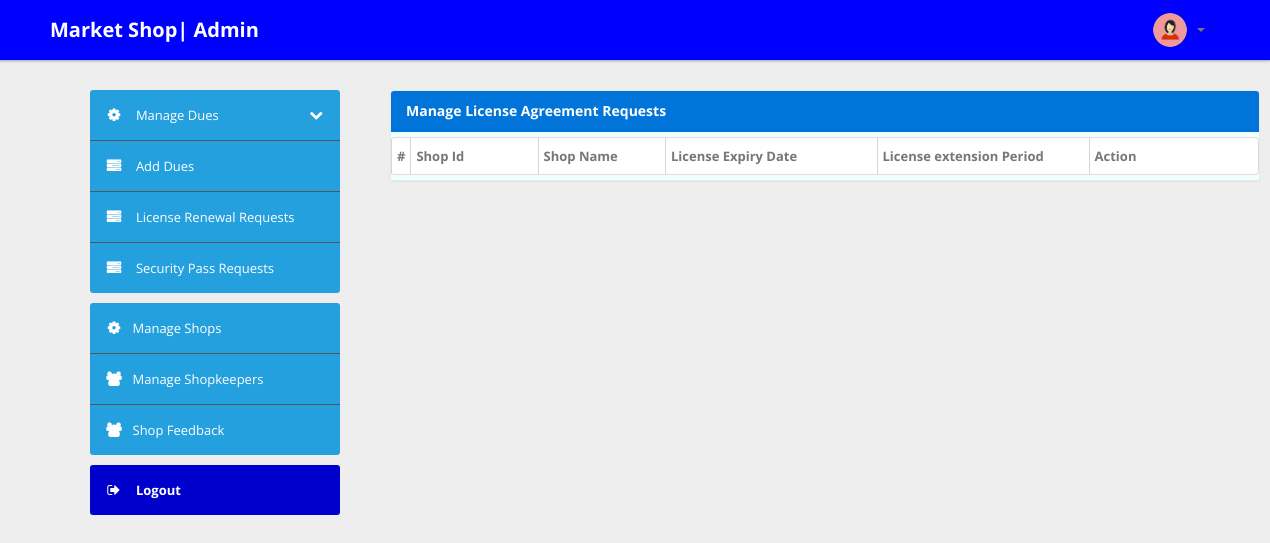
Before: /admin/license.php (signed in) with the older database file.
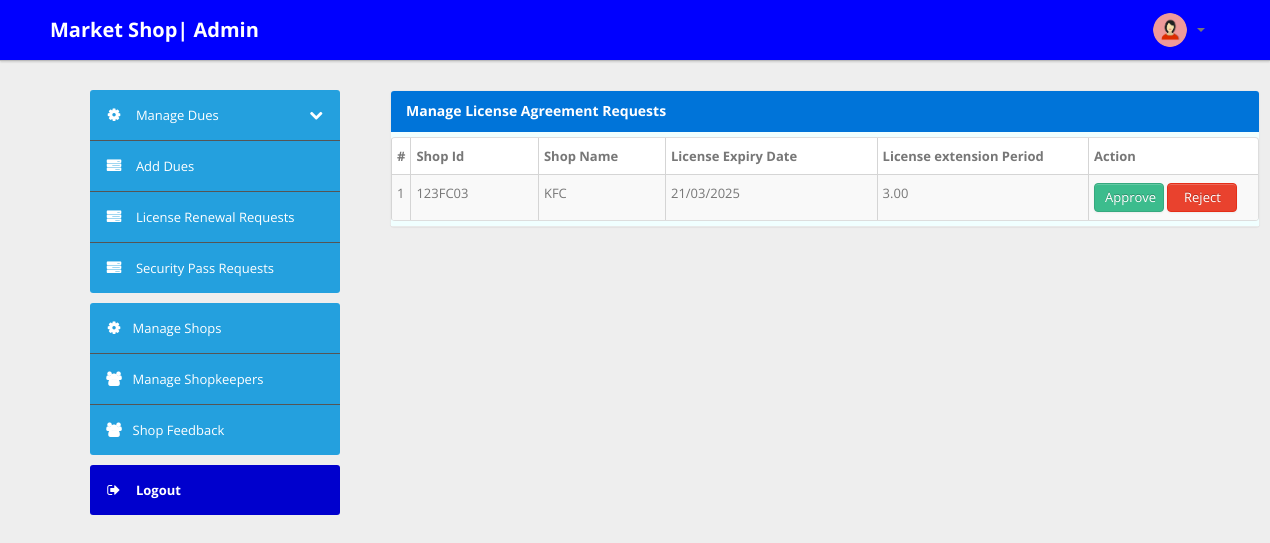
After: the same page with the newer database file.
### tables this page shows
CREATE TABLE `shop` (
  `shopID` varchar(30) NOT NULL,
  `location` varchar(100) NOT NULL,
  `licVal` date NOT NULL,
  `licExt` decimal(4,2) NOT NULL,
  `contact` varchar(10) NOT NULL,
  `shopName` varchar(30) NOT NULL,
  `remark` varchar(255) DEFAULT NULL,
  `licReq` varchar(25) NOT NULL DEFAULT 'Inactive',
  PRIMARY KEY (`shopID`),
  KEY `idxshop` (`shopID`),
  CONSTRAINT `check_contact` CHECK ((not((`contact` like _utf8mb4'%[^0-9]%'))))
);

### admin/license.php (the view, shortened to what this page needs)
<?php
if (strlen($_SESSION['email']) == 0) {
    header('location:login.php');
} else {
?>
    <!DOCTYPE html>
    <html lang="en">
    <head>
        <link type="text/css" href="bootstrap/css/bootstrap.min.css" rel="stylesheet">
        <link type="text/css" href="bootstrap/css/bootstrap-responsive.min.css" rel="stylesheet">
        <link type="text/css" href="css/theme.css" rel="stylesheet">
        <link type="text/css" href="images/icons/css/font-awesome.css" rel="stylesheet">
    </head>
    <body style="background:#eee">
        <?php include('header.php'); ?>
        <div style="padding:90px">
            <div class="container">
                <div class="row">
                    <?php include('sidebar.php'); ?>
                    <div class="span9">
                        <div class="content">
                            <div class="module">
                                <div class="module-head" style="background:#0074d9;">
                                    <h3 style="color:white; text-shadow:none;">Manage License Agreement Requests</h3>
                                </div>
                                <div class="module-body table" style="background:azure;">
                                    <table cellpadding="0" cellspacing="0" class="datatable-1 table table-bordered table-striped	 display" width="100%">
                                        <thead>
                                            <tr>
                                                <th>#</th>
                                                <th width=15%>Shop Id</th>
                                                <th width=15%>Shop Name</th>
                                                <th width=25%>License Expiry Date</th>
                                                <th width=25%>License extension Period</th>
                                                <th width=40%>Action</th>
                                            </tr>
                                        </thead>
                                        <tbody>
                                            <?php $query = mysqli_query($con, "select * from shop WHERE licReq='Active'");
                                            $cnt = 1;
                                            while ($row = mysqli_fetch_array($query)) {
                                                $date = $row['licVal'];
                                                $datec = strtotime($date);
                                                $final = date('d/m/Y', $datec);
                                                $shopID=$row['shopID'];
                                                $ext=$row['licExt'];
                                                $s1=mysqli_query($con,"SELECT calculateExtension('$ext','$date') as dt");
                                                $r1=mysqli_fetch_array($s1);
                                            ?>
                                                <tr>
                                                    <td><?php echo htmlentities($cnt); ?></td>
                                                    <td><?php echo htmlentities($shopID); ?></td>
                                                    <td><?php echo htmlentities($row['shopName']); ?></td>
                                                    <td><?php echo htmlentities($final); ?></td>
                                                    <td> <?php echo htmlentities($ext); ?></td>
                                                    <td>
                                                        <form method="POST"><input type="hidden" name="shopID" value="<?php echo $row['shopID']?>"><input type="hidden" name="edt" value="<?php echo $r1['dt']?>"><button type="submit" id="submit1" value="approve" class="btn btn-success btn-inline my-4" style="width:70px;" name="submit1" onClick="return confirm('The license will be extended to <?php echo htmlentities($r1['dt']); ?> Are you sure you want to approve?');">Approve</button>   <button type="submit" class="btn btn-danger btn-inline my-4" value="reject" style="width:70px;" id="submit2" name="submit2" onClick="return confirm('Are you sure you want to reject the request?');">Reject</button></form>
                                                    </td>
                                                </tr>
                                            <?php $cnt = $cnt + 1;
                                            } ?>
                                    </table>
                                </div>
                            </div>
                        </div>
                    </div>
                </div>
            </div>
        </div>
    </body>
<?php } ?>

Changed rows visible on the page:
added shop: shopID "123FC03", shopName "KFC", licVal "21/03/2025", licExt "3.00"
